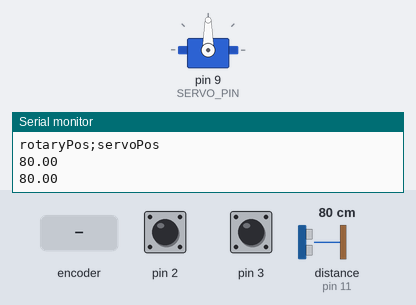
Simulated run of this sketch. Board: Arduino Uno, built with avr-gcc and run on an emulated ATmega328P. Shown: servo, the last lines printed to the serial monitor. The inputs (shaded band) are chosen by the test bench; at power-on: pin 2 HIGH, pin 3 HIGH, distance to the obstacle (sensor on pin 11) 80 cm. The echo pulse lasts 58.3 µs per cm.

Above: at 1.3 s.
1.4 s: rotary encoder on pin 3 / pin 2 turned 2 steps (second pin leading)
At 2.8 s:
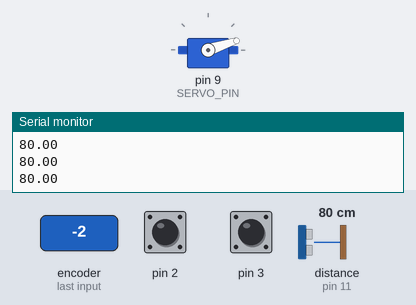
3.3 s: rotary encoder on pin 3 / pin 2 turned 2 steps (second pin leading)
At 4.0 s:
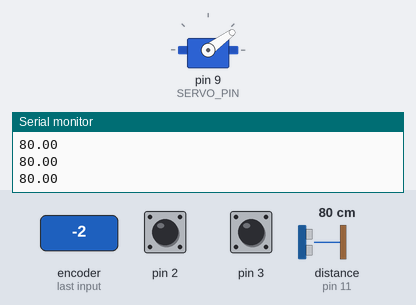
5.2 s: rotary encoder on pin 3 / pin 2 turned 2 steps (second pin leading)
At 6.5 s:
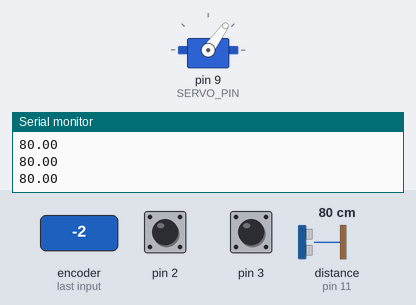
7.1 s: rotary encoder on pin 3 / pin 2 turned 2 steps (second pin leading)
At 8.4 s:
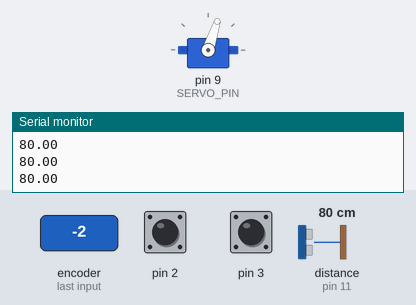
Timing chart, 0 to 10.0 s (numbered marks = the images above; inputs shaded):
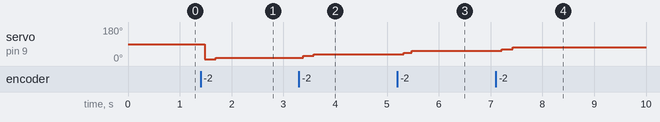

The sketch:

arduino-rotating-ultrasonic-thing.ino
```cpp
// Arduino Servo library
#include <Servo.h>
// HCSR04 library by Martin Sosic
#include <HCSR04.h>
#include "RotaryEncoderKy040.h"

// pins
#define SERVO_PIN 9

#define ROTARY_CLK 2
#define ROTARY_DT 3

#define SONAR_TRIG 12
#define SONAR_ECHO 11
#define SONAR_MAX_DIST_CM 200
// 50ms
#define SONAR_MAX_TIMEOUT_MICROS 50000000

// constants
const unsigned int ROTARY_THROTTLE_MS = 50;
const unsigned int ROTARY_CLICK_THROTTLE_MS = 250;
const unsigned int SONAR_THROTTLE_MS = 500;
const int DEGREES_PER_ROTARY_ENCODER_STEP = 180 / 20;

// definitions
void rotaryInterruptServiceRoutine();

// variables

Servo servo;
RotaryEncoder rotary(&rotaryInterruptServiceRoutine, ROTARY_DT, ROTARY_CLK);
UltraSonicDistanceSensor distanceSensor(SONAR_TRIG, SONAR_ECHO, SONAR_MAX_DIST_CM, SONAR_MAX_TIMEOUT_MICROS);

int prevServoPos = 0;

// We update this in the interrupt routine so they must be marked as volatile.
// Volatile tells the compiler essentially that these can be updated outside of
// its code paths so it must not optimize away reads or writes to these variables
// when it thinks it can just reuse the last value.
volatile int rotaryPosition = 0;
int prevRotaryPosition = 0;
int rotaryDiff = 0;

void setup() {
  // put your setup code here, to run once:
  Serial.begin(115200);
  servo.attach(SERVO_PIN);

  pinMode(SERVO_PIN, OUTPUT);
  pinMode(SONAR_TRIG, OUTPUT);
  pinMode(SONAR_ECHO, INPUT);
  rotary.setup();

  // attachInterrupt(digitalPinToInterrupt(ROTARY_CLK), rotaryInterruptServiceRoutine, FALLING);
  Serial.println("rotaryPos;servoPos");
}

void rotaryInterruptServiceRoutine() {
  const unsigned int state = rotary.GetState();
  if (state & DIR_CW) {
    rotaryPosition--;
  }
  if (state & DIR_CCW) {
    rotaryPosition++;
  }
}

void updateRotaryPosition() {
  rotaryDiff = rotaryPosition - prevRotaryPosition;
  prevRotaryPosition = rotaryPosition;
}

int calculateNewServoPosition() {
  return constrain(prevServoPos + rotaryDiff * DEGREES_PER_ROTARY_ENCODER_STEP, 0, 180);
}

void applyServoPosition(int pos) {
  if (pos == prevServoPos) {
    return;
  }

  servo.write(pos);
  prevServoPos = pos;
}

// void updateSonar() {
//   digitalWrite(SONAR_TRIG, LOW);
//   delayMicroseconds(2);
//   digitalWrite(SONAR_TRIG, HIGH);
//   delayMicroseconds(10);
//   digitalWrite(SONAR_TRIG, LOW);

//   float duration = pulseIn(SONAR_ECHO, HIGH);
//   float distance = (duration * 0.0343) / 2;
//   Serial.println(distance);
// }

unsigned int lastServoThrottleMs = 0;
unsigned int lastSonarThrottleMs = 0;

void loop() {
  unsigned int now = millis();

  if (now - lastServoThrottleMs > ROTARY_THROTTLE_MS) {
    updateRotaryPosition();
    int newServoPos = calculateNewServoPosition();
    applyServoPosition(newServoPos);
    lastServoThrottleMs = now;
  }

  if (now - lastSonarThrottleMs > SONAR_THROTTLE_MS) {
    Serial.println(distanceSensor.measureDistanceCm());
    lastSonarThrottleMs = now;
  }
}
```

Source omitted: RotaryEncoderKy040.h (37418 bytes)

Measured:
- after the input at 1.4 s, servo on pin 9 (SERVO_PIN): 90° → 9° after 0.09 s, → 18° 0.20 s later
- after the input at 3.3 s, servo on pin 9 (SERVO_PIN): 18° → 27° after 0.08 s, → 36° 0.20 s later
- after the input at 5.2 s, servo on pin 9 (SERVO_PIN): 36° → 45° after 0.13 s, → 54° 0.15 s later
- after the input at 7.1 s, servo on pin 9 (SERVO_PIN): 54° → 63° after 0.12 s, → 72° 0.20 s later
